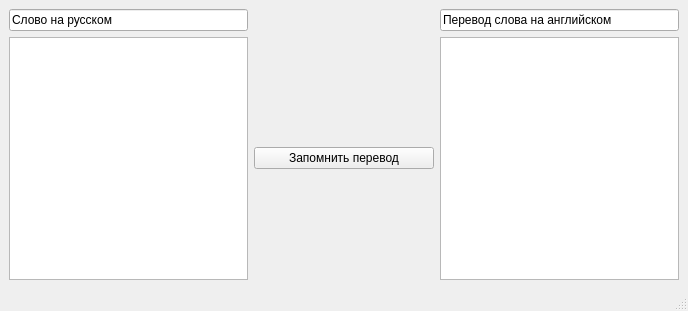
<?xml version="1.0" encoding="UTF-8"?>
<ui version="4.0">
 <class>MainWindow</class>
 <widget class="QMainWindow" name="MainWindow">
  <property name="geometry">
   <rect>
    <x>0</x>
    <y>0</y>
    <width>688</width>
    <height>311</height>
   </rect>
  </property>
  <property name="windowTitle">
   <string>MainWindow</string>
  </property>
  <widget class="QWidget" name="centralwidget">
   <property name="sizePolicy">
    <sizepolicy hsizetype="Preferred" vsizetype="Preferred">
     <horstretch>0</horstretch>
     <verstretch>0</verstretch>
    </sizepolicy>
   </property>
   <property name="minimumSize">
    <size>
     <width>688</width>
     <height>275</height>
    </size>
   </property>
   <layout class="QGridLayout" name="gridLayout" rowstretch="0,0,0" columnstretch="4,3,4">
    <item row="1" column="1" rowspan="2">
     <widget class="QPushButton" name="rememberNewWordbtn">
      <property name="text">
       <string>Запомнить перевод</string>
      </property>
     </widget>
    </item>
    <item row="1" column="2" rowspan="2">
     <widget class="QPlainTextEdit" name="WordEng"/>
    </item>
    <item row="1" column="0" rowspan="2">
     <widget class="QPlainTextEdit" name="WordRu"/>
    </item>
    <item row="0" column="0">
     <widget class="QLineEdit" name="lineEdit_0">
      <property name="text">
       <string>Слово на русском</string>
      </property>
     </widget>
    </item>
    <item row="0" column="2">
     <widget class="QLineEdit" name="lineEdit_1">
      <property name="text">
       <string>Перевод слова на английском</string>
      </property>
     </widget>
    </item>
   </layout>
  </widget>
  <widget class="QMenuBar" name="menubar">
   <property name="geometry">
    <rect>
     <x>0</x>
     <y>0</y>
     <width>688</width>
     <height>18</height>
    </rect>
   </property>
  </widget>
  <widget class="QStatusBar" name="statusbar"/>
 </widget>
 <resources/>
 <connections/>
</ui>
